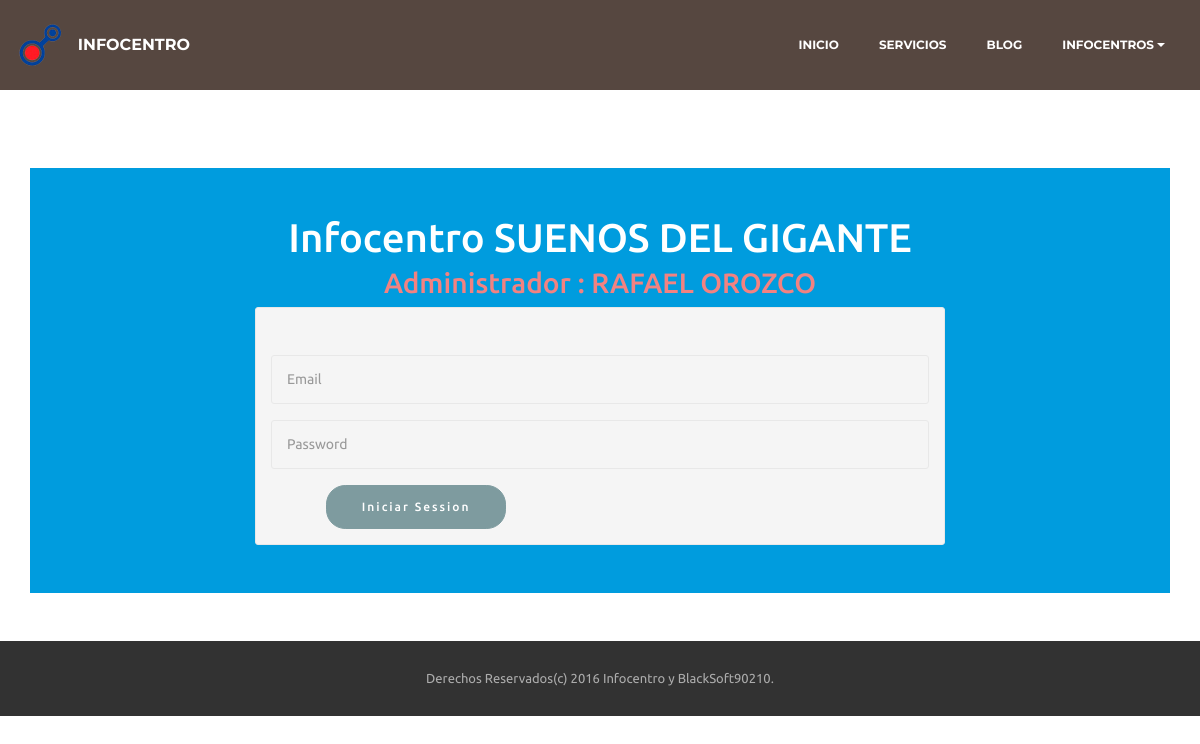
The app's page /?url=login&id=1 with its own data.
### tables this page shows
CREATE TABLE IF NOT EXISTS `infocentro` (
`id_inf` int(11) NOT NULL,
  `cod_inf` varchar(9) NOT NULL,
  `nombre_inf` varchar(100) NOT NULL,
  `direccion_inf` varchar(200) NOT NULL,
  `telf_inf` varchar(14) NOT NULL,
  `logo_inf` varchar(100) NOT NULL
);

CREATE TABLE IF NOT EXISTS `usuarios` (
`id_user` int(11) NOT NULL,
  `cedula_user` varchar(10) NOT NULL,
  `nombre_user` varchar(50) NOT NULL,
  `apellido_user` varchar(50) NOT NULL,
  `img_user` varchar(100) NOT NULL,
  `email_user` varchar(100) NOT NULL,
  `clave_user` varchar(100) NOT NULL,
  `nivel_user` int(1) NOT NULL,
  `id_inf` int(9) NOT NULL
);

### modelo/conectar.php (called while the page is built)
<?php
class Conectar
{
			public static function con()
			{
				$conexion=  mysqli_connect('localhost', 'root', '1234', 'info_blog');
				return $conexion;
				}
}
?>

### modelo/infocentros.php (called while the page is built, shortened)
<?php
   class Infocentro{
                private $info;
                public function __construct() {
                    $this->info=  array();
                }
                        public function leerInfo(){
                            $sql="SELECT * FROM infocentro";
                            $res=  mysqli_query(Conectar::con(), $sql);
                                            while($reg= mysqli_fetch_assoc($res))
                                            {
                                                            $this->info[]=$reg;
                                            }
                                                            return $this->info;
                        }
                    public function leerInfo_id($id){
                      $sql="SELECT * FROM infocentro WHERE id_inf='$id'";
                      $res=  mysqli_query(Conectar::con(), $sql);
                      while($reg= mysqli_fetch_assoc($res))
                                              {
                                                      $this->info[]=$reg;
                                              }
                                                      return $this->info;
                      }
}
?>

### modelo/users.php (called while the page is built, shortened)
<?php
        class Users{
            private $Users;
            public function __construct() {
                $this->Users=  array();
            }
             public function buscarinfo($idinf){
                $sql="SELECT * FROM usuarios WHERE id_inf='$idinf'";
                $res=  mysqli_query(Conectar::con(), $sql);
                while($reg= mysqli_fetch_assoc($res))
                                        {
                                                $this->Users[]=$reg;
                                        }
                                                return $this->Users;
            }
        }
?>

### vista/Contenedorlogin.php (the view, shortened to what this page needs)
<section>
        <div class="container fondoCeleste">
            <?php
                    $reg=new Infocentro();
                    $r=$reg->leerInfo_id($_GET['id'])
             ?>
            <div class="row">
                <div class="col-lg-12">
                    <br>
                    <br>
                    <h1 class="text-lg-center text-white">Infocentro <?php echo strtoupper($r[0]['nombre_inf']) ?></h1>
                    <?php
                        $adm=new Users();
                        $a=$adm->buscarinfo($_GET['id']);
                          ?>
                    <h3 class="text-lg-center text-danger">Administrador : <?php echo strtoupper($a[0]['nombre_user'].'  '. $a[0]['apellido_user']) ?></h3>
                    <div class="container ">
                        <div class="col-lg-8 col-lg-offset-2">
                        <form class="form-control fondoGris" method="post" action="" name="login" id="login">
                            <br>
                            <br>
                            <div class="form-group">
                                <input type="email" name="email" class="form-control"  placeholder="Email">
                            </div>
                            <div class="form-group">
                                <input type="password" name="pass" class="form-control"  placeholder="Password">
                            </div>
                            <input type="submit" class="btn btn-info col-lg-offset-1" name="Enviar" value="Iniciar Session">
                         </form>
                        </div>
                    <br><br>
                    <br><br>
                    </div>
                    <br>
                    <br>
                </div>
            </div>
        </div>
    </section>

### assets/theme/css/style.css (style rules this page uses)
.container { position: relative; }
.btn { margin-bottom: 0.5rem; }
.btn { font-family: 'Montserrat', sans-serif; font-weight: 500; letter-spacing: 2px; padding: 0.75rem 2.1875rem; font-size: 0.75rem; line-height: 1.5; border-radius: 3px; -webkit-transition: all .3s ease-in-out; -moz-transition: all .3s ease-in-out; transition: all .3s ease-in-out; }
.btn-info { background-color: #7e9b9f; border-color: #7e9b9f; box-shadow: none; color: #fff; }
.form-control { background-color: #f5f5f5; border-radius: 3px; box-shadow: none; color: #565656; font-size: 0.875rem; line-height: 1.43; min-height: 3.5em; padding: 0.5em 1.07em 0.5em; }
.form-control, .form-control:focus { border: 1px solid #e8e8e8; }
body { font-family: 'Raleway', sans-serif; color: #232323; }
h1, h2, h3, h4, h5, h6, .h1, .h2, .h3, .h4, .h5, .h6, .display-1, .display-2, .display-3, .display-4 { font-family: 'Montserrat', sans-serif; word-break: break-word; word-wrap: break-word; }
input, textarea { font-family: "Raleway"; }
.text-danger { color: #f28281 !important; }
.text-white { color: #fff !important; }

### assets/mobirise/css/mbr-additional.css (style rules this page uses)
body, input, textarea, .mbr-company .list-group-text { font-family: 'Ubuntu', sans-serif; }
.btn, .alert, h1, h2, h3, h4, h5, h6, .h1, .h2, .h3, .h4, .h5, .h6, .display-1, .display-2, .display-3, .display-4, .mbr-figure .mbr-figure-caption, .mbr-gallery-title, .mbr-map [data-state-details], .mbr-price { font-family: 'Ubuntu', sans-serif; }
.btn { border-radius: 1.6em; }
.btn-info { background-color: #7e9b9f; border-color: #7e9b9f; color: #ffffff; }
.text-danger { color: #f28281 !important; }

### records on screen
infocentro: nombre_inf "SUENOS DEL GIGANTE"
usuarios: nombre_user+apellido_user "RAFAEL OROZCO"
